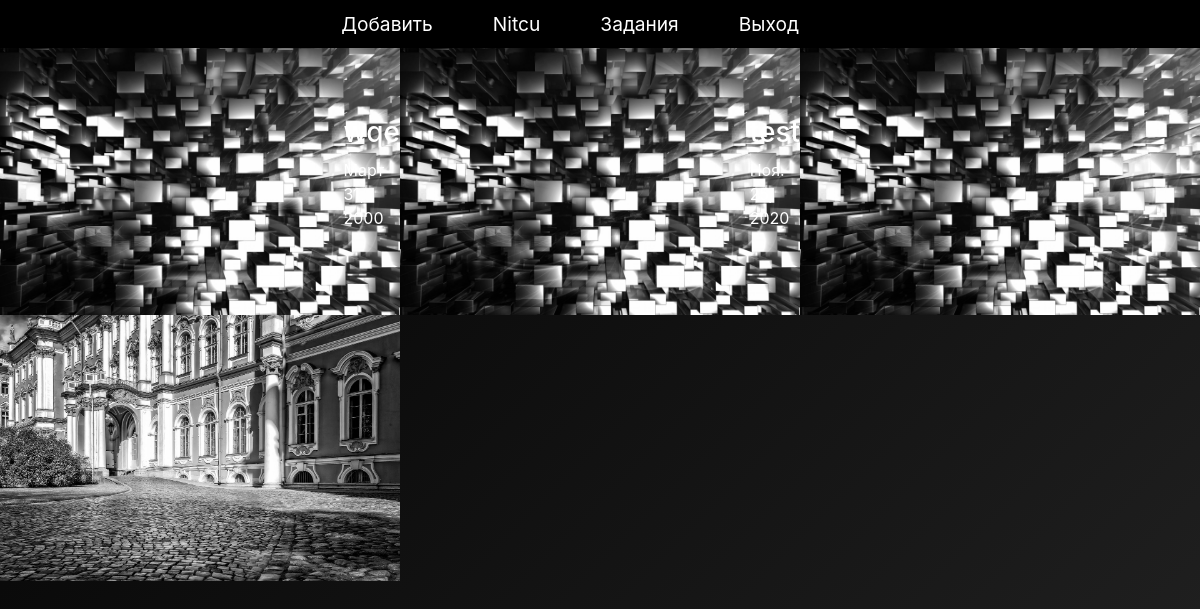
The page /tasks (signed in) on the database its author committed.
### sod/models.py (models this page shows, shortened)
class UserTasks(models.Model):
    user = models.ForeignKey(Profile, on_delete=models.CASCADE)
    task = models.ForeignKey(Task, on_delete=models.CASCADE)

class Task(models.Model):
    name = models.CharField('Название', max_length=50)
    description = models.TextField('Описание')
    date = models.DateField()
    object = models.CharField('Название предмета', max_length=50)
    image = models.ImageField("Изображение", upload_to="images/", default="images/default.jpg")

### sod/views.py (the view)
# urls.py: path('tasks', views.get_usertask, name='tasks'),
def get_usertask(request):
    pairs = UserTasks.objects.all()
    return render(
        request,
        'sod/tasks.html',
        {'pairs_list': pairs}
    )

### templates/sod/tasks.html (shortened to what this page needs)
{% extends "sod/base.html" %}
{% block content %}
    <main>
        <section class="Tasks">
            {% for pair in pairs_list %}
                {% if pair.user.id == user.profile.id %}
                    <div onClick="window.location.href='description-{{ pair.task.id }}'" style="background: url('{{ pair.task.image.url }}')">
                        <div class="Description">
                            <h3>{{ pair.task.name }}</h3>
                            <p>{{ pair.task.date }}</p>
                        </div>
                        <img src="{{ pair.task.image.url }}" alt="Пикча">
                    </div>
                {% endif %}
            {% endfor %}
        </section>
    </main>
{% endblock content %}

### templates/include/header_main.html (shortened to what this page needs)
<header>
    <nav>
        <div class="Nav" id="INav">
            <a href="add">Добавить</a>
            {% if user.is_authenticated %}
                <a href="profile-{{ user.profile.id }}">{{ user.username }}</a>
            {% endif %}
            <a href="tasks" class="Task">Задания</a>
            <a href="{% url 'login' %}">Выход</a>
        </div>
    </nav>
</header>

### static/css/style.css (style rules this page uses)
.Nav { display: flex; flex-direction: row; justify-content: center; background-color: black; height: 3rem; }
.Nav > a { margin-right: 5%; color: white; margin-top: auto; margin-bottom: auto; text-decoration: none; font-size: larger; }
.Tasks { display: grid; grid-template-columns: repeat(3, 1fr); grid-template-rows: repeat(5, 1fr); }
.Tasks > div > div > * { color: white; }
.Tasks > div { display: flex; position: relative; justify-content: right; filter: grayscale(100%); transition-duration: 0.6s; }
.Tasks > div > div { width: 30%; color: black; text-decoration: none; display: flex; flex-direction: column; justify-content: center; margin-left: 1%; }
.Tasks > div > img { display: flex; width: 100%; max-width: 500px; height: 100%; max-height: 300px; }

### rows shown on the page
UserTasks: task.image (placeholder picture)
UserTasks: task.image (placeholder picture), task.name "wqe", task "Март 31, 2000"
UserTasks: task.image (placeholder picture), task.name "test", task "Ноя. 25, 2020"
UserTasks: task.image (picture)

### other values the page prints
{{ user.username }} "Nitcu"
